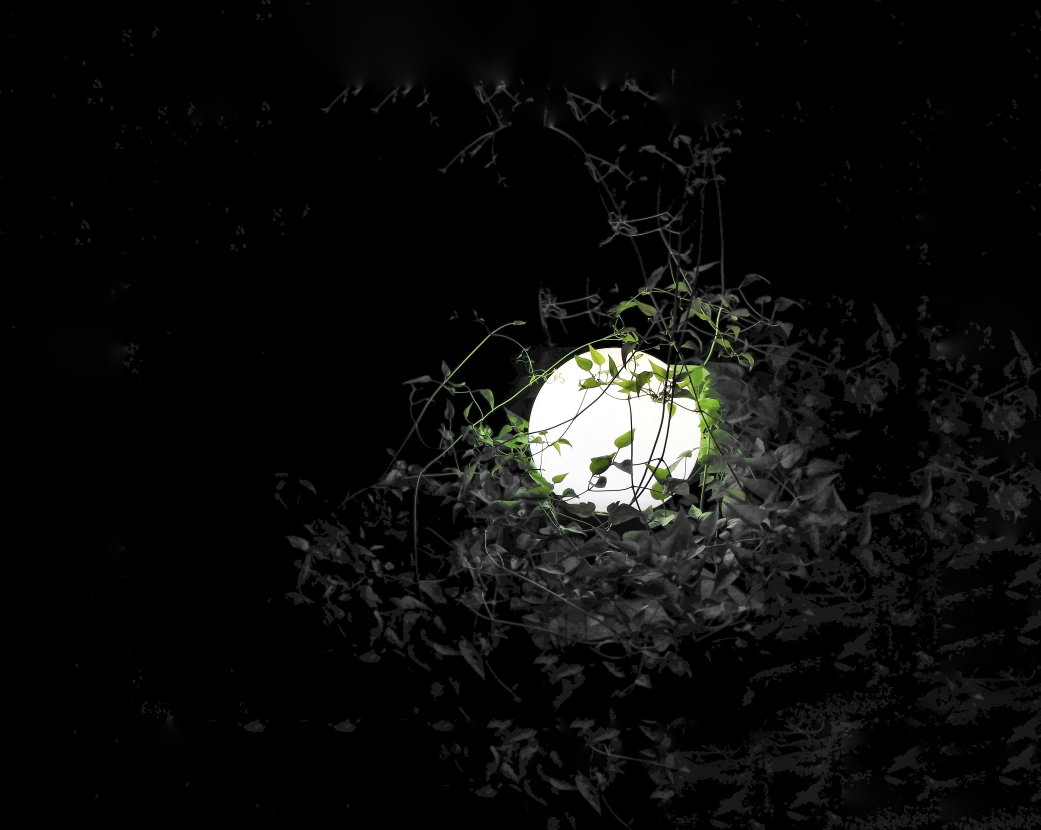
#> input picture try.jpg, 5201 x 4149 px, given in place of the camera (shown at 1/5 size)
$ python panorama_capture.py
#> lines starting #> are read from the running program, lines starting #| are printed output that depends on the picture
import cv2
import numpy as np
import time
import imutils

def capture_panoramic_images():
    """
    Capture a series of images with proper buffer clearing and stabilization
    """
    cap = cv2.VideoCapture(2)  # Try different indices (0, 1, 2) if needed
    if not cap.isOpened():
        print("Error: Could not open webcam.")
        return None

    # Camera warm-up and stabilization
    print("Initializing camera...")
    for _ in range(10):
        cap.read()
    time.sleep(2)  # Increased stabilization time

    images = []
    try:
        for i in range(5):
            # Flush buffer more aggressively
            for _ in range(10):
                cap.grab()

            ret, frame = cap.retrieve()
            if not ret:
                print(f"Failed to capture image {i+1}")
                continue

            # Process frame
            frame = imutils.resize(frame, width=1000)  # Higher resolution for better features
            gray = cv2.cvtColor(frame, cv2.COLOR_BGR2GRAY)
            gray = cv2.equalizeHist(gray)  # Improve contrast

            # Save with timestamp
            filename = f'panorama_{i+1}_{int(time.time())}.jpg'
            cv2.imwrite(filename, cv2.cvtColor(gray, cv2.COLOR_GRAY2BGR))
            images.append(filename)

            # Show live preview with movement guidance
            preview = cv2.resize(frame, (640, 480))
            cv2.putText(preview, f"Image {i+1}/5", (10, 30),
                        cv2.FONT_HERSHEY_SIMPLEX, 1, (0, 255, 0), 2)
            cv2.imshow('Panorama Capture', preview)
            cv2.waitKey(300)

            # Wait with movement guidance
            if i < 4:
                print("Move camera RIGHT for next shot...")
                for remaining in range(3, 0, -1):
                    preview[:] = (0, 0, 0)  # Clear preview
                    cv2.putText(preview, f"Next in: {remaining}", (150, 240),
                                cv2.FONT_HERSHEY_SIMPLEX, 2, (0, 255, 0), 3)
                    cv2.imshow('Panorama Capture', preview)
                    cv2.waitKey(1000)

    finally:
        cap.release()
        cv2.destroyAllWindows()

    return create_panoramic_image(images)

def create_panoramic_image(image_paths):
    """
    Enhanced panorama stitching with feature validation
    """
    try:
        # Load images with verification
        images = []
        for path in image_paths:
            img = cv2.imread(path)
            if img is not None:
                images.append(img)
        if len(images) < 2:
            print("Not enough valid images to stitch")
            return None

        # Feature-based stitching approach
        stitcher = cv2.Stitcher.create(cv2.Stitcher_PANORAMA)
        stitcher.setPanoConfidenceThresh(0.1)  # Lower confidence threshold

        # Stitch images
        status, panorama = stitcher.stitch(images)

        if status == cv2.Stitcher_OK:
            # Crop black borders
            gray = cv2.cvtColor(panorama, cv2.COLOR_BGR2GRAY)
            _, thresh = cv2.threshold(gray, 1, 255, cv2.THRESH_BINARY)
            contours = cv2.findContours(thresh, cv2.RETR_EXTERNAL, cv2.CHAIN_APPROX_SIMPLE)
            contours = imutils.grab_contours(contours)
            x,y,w,h = cv2.boundingRect(contours[0])

            panorama = panorama[y:y+h, x:x+w]
            cv2.imwrite('panorama_result.jpg', panorama)
            return 'panorama_result.jpg'

        # Fallback to simple horizontal merge
        print("Professional stitching failed, creating simple panorama...")
        panorama = np.hstack([img for img in images])
        cv2.imwrite('simple_panorama.jpg', panorama)
        return 'simple_panorama.jpg'

    except Exception as e:
        print(f"Stitching error: {str(e)}")
        return None

def main():
    print("Panoramic Image Capture Starting...")
    print("Please stay in the same general area and rotate slowly.")
    print("Tips:")
    print("- Maintain consistent rotation")
    print("- Ensure good lighting")
    print("- Keep camera at same height")

    # Countdown before starting
    for i in range(3, 0, -1):
        print(f"Starting capture in {i} seconds...")
        time.sleep(1)

    # Capture and create panoramic image
    result = capture_panoramic_images()
#> the loop in capture_panoramic_images, `for _ in range(10):` made 10 passes
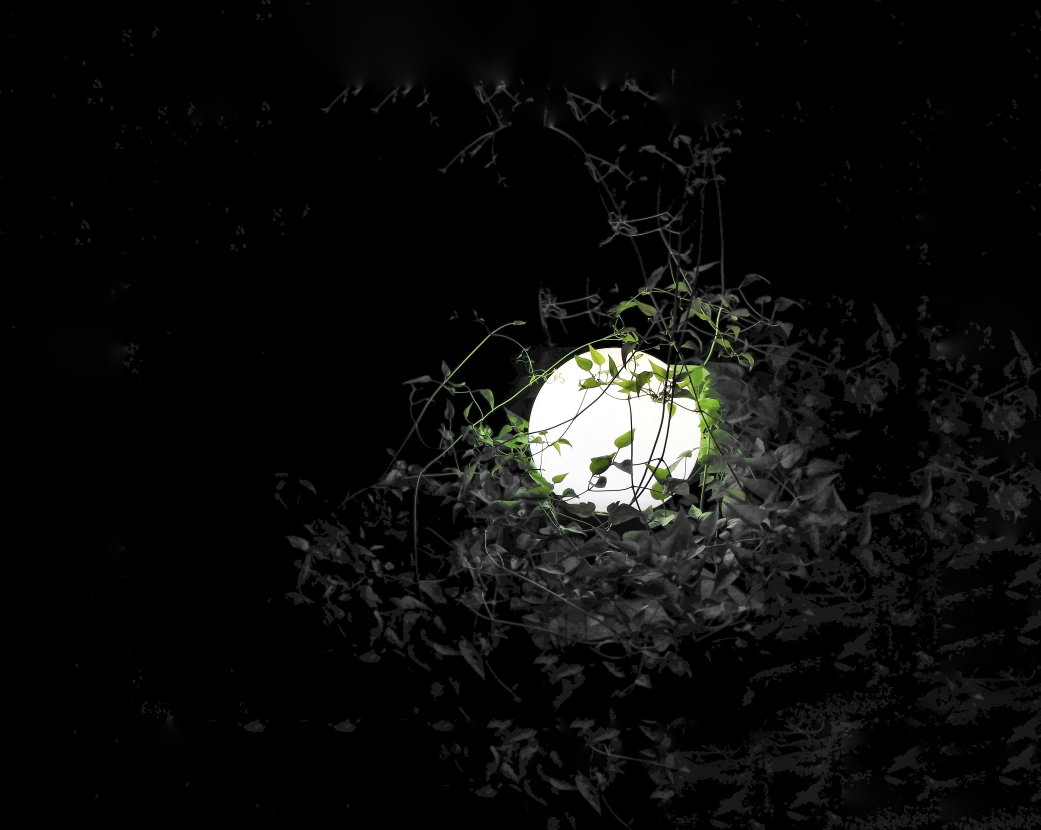
#> input picture try.jpg, 5201 x 4149 px, given in place of the camera (shown at 1/5 size)
#> the loop in capture_panoramic_images, `for i in range(5):` made 5 passes
#> pass 1, in capture_panoramic_images, `frame = imutils.resize(frame, width=1000)`:
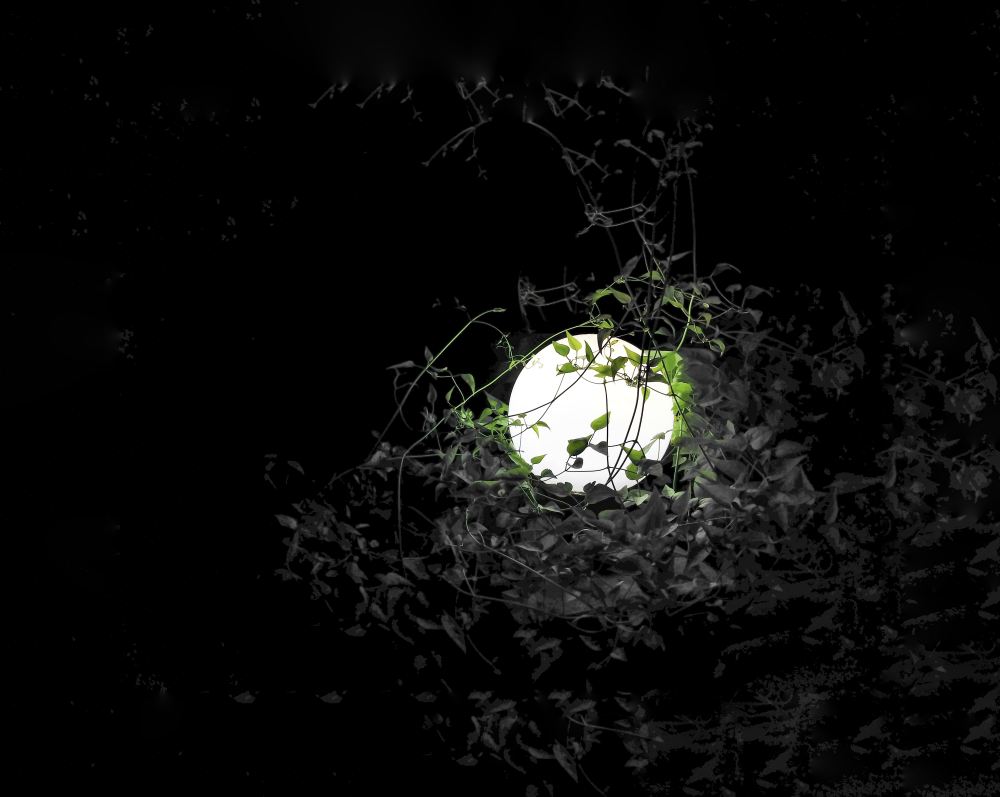
#> frame: shape (797, 1000, 3); mean B, G, R 12.6, 13.5, 13.2
#> pass 1, in capture_panoramic_images, `gray = cv2.equalizeHist(gray)`:
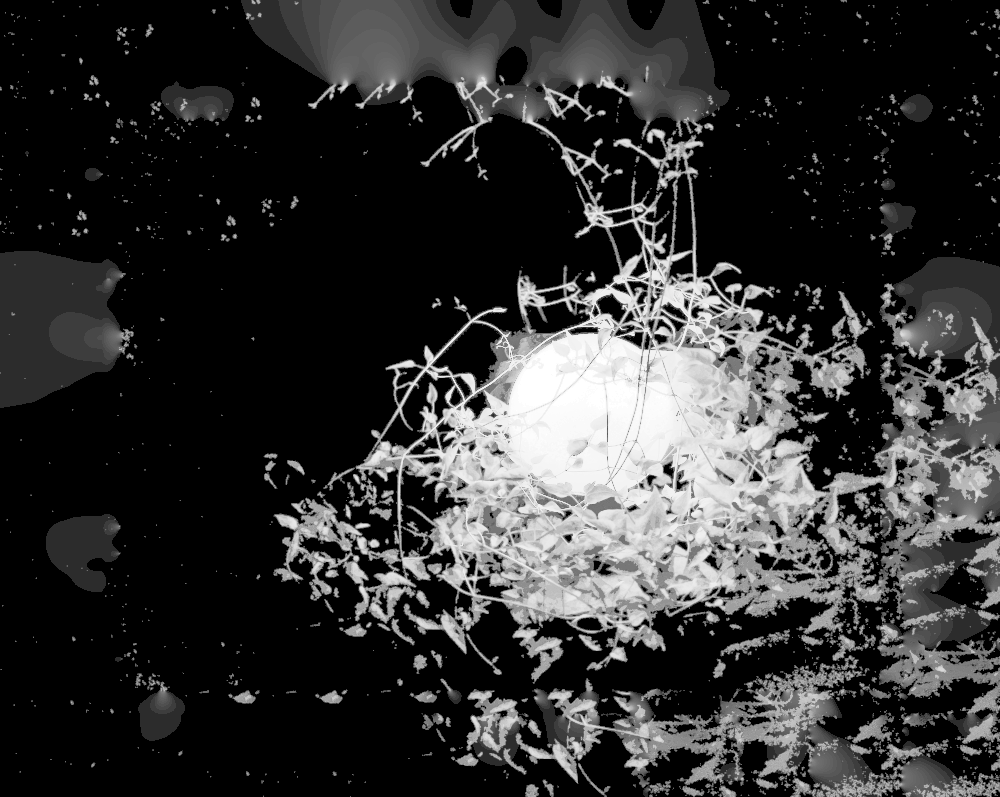
#> gray: shape (797, 1000); min 0, max 255, mean 50.6
#> after the loop in capture_panoramic_images, `for i in range(5):`:
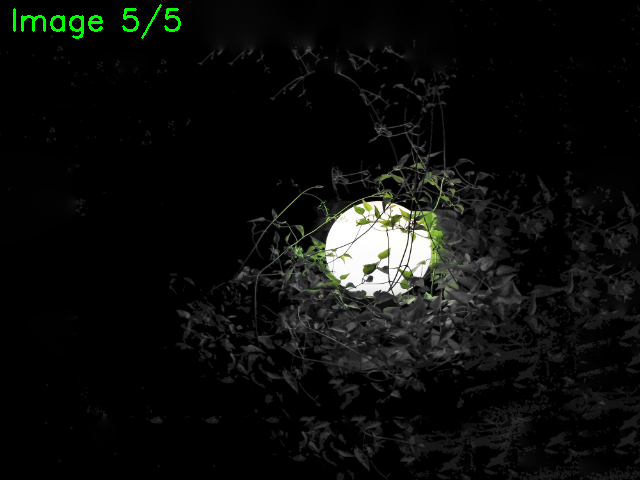
#> preview: shape (480, 640, 3); mean B, G, R 12.6, 14.4, 13.2
#> after the loop in capture_panoramic_images, `for i in range(5):`: images = ['panorama_1_1795224965.jpg', 'panorama_2_1795224965.jpg', 'panorama_3_1795224965.jpg', 'panorama_4_1795224966.jpg', 'panorama_5_1795224966.jpg']
#> in create_panoramic_image, `status, panorama = stitcher.stitch(images)`: status = 1
#> in create_panoramic_image, `panorama = np.hstack([img for img in images])`:
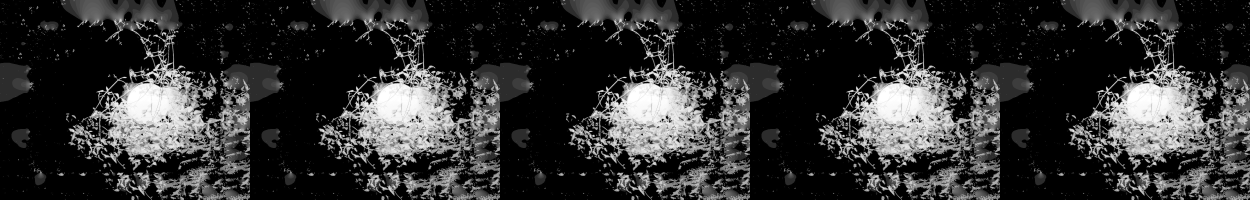
#> panorama: shape (797, 5000, 3) (shown at 1/4 size); min 0, max 255, mean 50.7
#> result = 'simple_panorama.jpg'

    if result:
        print(f"Panoramic image saved as {result}")
#| Panoramic image saved as simple_panorama.jpg
    else:
        print("Panoramic image creation failed.")
        print("Troubleshooting tips:")
        print("- Ensure more image overlap")
        print("- Move camera more slowly")
        print("- Check lighting conditions")

if __name__ == "__main__":
    main()
